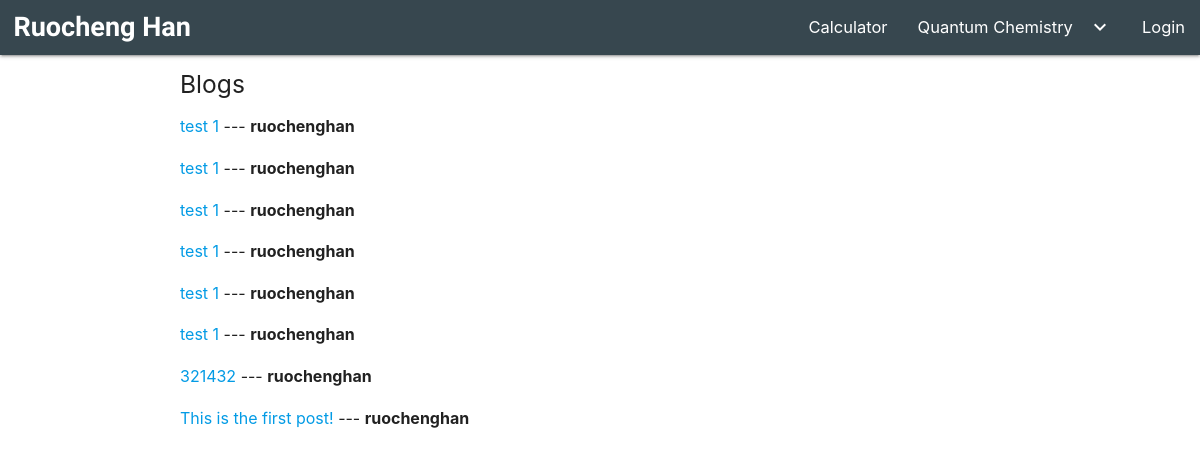
The page /blog_all on the database its author committed.
### app/models.py (models this page shows, shortened)
class Post(db.Model):
  id = db.Column(db.Integer, primary_key=True)
  body = db.Column(db.String(140))
  timestamp = db.Column(db.DateTime, index=True, default=datetime.utcnow)
  user_id = db.Column(db.Integer, db.ForeignKey('user.id'))

class User(UserMixin, db.Model):
  id = db.Column(db.Integer, primary_key=True)
  username = db.Column(db.String(64), index=True, unique=True)
  email = db.Column(db.String(120), index=True, unique=True)
  password_hash = db.Column(db.String(128))
  posts = db.relationship('Post', backref='author', lazy='dynamic')

### app/routes.py (the view)
@app.route('/blog_all')
def blog_all():
  form = PostForm()
  posts = Post.query.order_by(Post.timestamp.desc()).all()
  return render_template('blog_all.html', posts=posts, form=form)

### app/templates/blog_all.html
{% extends "base.html" %}
{% block content %}
  <div class = "row container ">
  <h5>Blogs</h5>
  {% for post in posts %}
  <p>
  <a href={{ url_for('blog', blog_name=post.body) }}>{{ post.body }}</a> --- <b>{{ post.author.username }}</b>
  </p>
  {% endfor %}
  </div>
{% endblock %}

### app/templates/base.html (shortened to what this page needs)
<html>
  <head>
    <link href="static/css/materialize.css" type="text/css" rel="stylesheet" media="screen,projection"/>
    <link href="static/css/ghpages-materialize.css" type="text/css" rel="stylesheet" media="screen,projection">
  </head>
  <body>
    <nav>
      <div class="nav-wrapper">
        <a href="/index" style="margin-left:0.5em" class="brand-logo indie">Ruocheng Han</a>
        <ul id="nav-mobile" class="right hide-on-med-and-down">
          <li><a href="/calculator">Calculator</a></li>
          <li><a class="dropdown-trigger" href="/index" data-target="dropdown1" data-beloworigin="true" >Quantum Chemistry<i class="material-icons right">keyboard_arrow_down</i></a></li>
          {% if current_user.is_anonymous %}
          <li><a href="{{ url_for('login') }}">Login</a></li>
          {% else %}
          <li><a href="{{ url_for('logout') }}">Logout</a></li>
          {% endif %}
        </ul>
      </div>
    </nav>
    {% block content %}{% endblock %}
  </body>
<html>

### app/templates/base.html (style rules this page uses)
.indie { font-family: 'Indie Flower', cursive; }
.nav-wrapper { background-color: #37474f; !font-size: 14px; !font-weight: bold; }
nav .brand-logo { font-size: 1.8rem; font-weight: bold; }
nav, nav .nav-wrapper i, nav a.button-collapse, nav a.button-collapse i { height: 55px; line-height: 55px; }
nav ul li a { font-size: 1.1rem; }

### rows shown on the page
Post: body "test 1", author.username "ruochenghan"
Post: body "test 1", author.username "ruochenghan"
Post: body "test 1", author.username "ruochenghan"
Post: body "test 1", author.username "ruochenghan"
Post: body "test 1", author.username "ruochenghan"
Post: body "test 1", author.username "ruochenghan"
Post: body "321432", author.username "ruochenghan"
Post: body "This is the first post!", author.username "ruochenghan"
